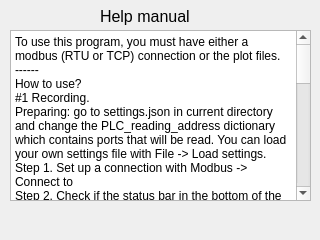
<?xml version="1.0" encoding="UTF-8"?>
<ui version="4.0">
 <class>MainWindow</class>
 <widget class="QMainWindow" name="MainWindow">
  <property name="geometry">
   <rect>
    <x>0</x>
    <y>0</y>
    <width>320</width>
    <height>240</height>
   </rect>
  </property>
  <property name="minimumSize">
   <size>
    <width>320</width>
    <height>240</height>
   </size>
  </property>
  <property name="maximumSize">
   <size>
    <width>320</width>
    <height>240</height>
   </size>
  </property>
  <property name="windowTitle">
   <string>About</string>
  </property>
  <widget class="QWidget" name="centralwidget">
   <widget class="QLabel" name="label">
    <property name="geometry">
     <rect>
      <x>100</x>
      <y>6</y>
      <width>141</width>
      <height>20</height>
     </rect>
    </property>
    <property name="font">
     <font>
      <family>Segoe UI</family>
      <pointsize>12</pointsize>
      <weight>50</weight>
      <italic>false</italic>
      <bold>false</bold>
     </font>
    </property>
    <property name="text">
     <string>Help manual</string>
    </property>
   </widget>
   <widget class="QPlainTextEdit" name="plainTextEdit">
    <property name="geometry">
     <rect>
      <x>10</x>
      <y>30</y>
      <width>301</width>
      <height>171</height>
     </rect>
    </property>
    <property name="verticalScrollBarPolicy">
     <enum>Qt::ScrollBarAlwaysOn</enum>
    </property>
    <property name="horizontalScrollBarPolicy">
     <enum>Qt::ScrollBarAlwaysOff</enum>
    </property>
    <property name="plainText">
     <string>To use this program, you must have either a modbus (RTU or TCP) connection or the plot files.
------
How to use?
#1 Recording.
Preparing: go to settings.json in current directory and change the PLC_reading_address dictionary which contains ports that will be read. You can load your own settings file with File -&gt; Load settings.
Step 1. Set up a connection with Modbus -&gt; Connect to
Step 2. Check if the status bar in the bottom of the window is green and click on Modbus -&gt; Start reading.
Name the channels before step 3 to show what each channel is related to (use the empty fields in the left sidebar). Those names will be saved with the logs.
Step 3. After recording everything you need, click on File -&gt; Save logs and plots (.csv or .xlsx). The logs will save too.

#2 Reading the records
To read the records, use the File -&gt; Open from file. After that the current connection will be terminated for file reading.
------
Menu file:
load settings: load a json file with connection settings, path to the file is defined by the user.
save logs and plots:
■ csv: creates files that store the plot and the logs in current directory
■ xlsx: creates files that store the plot and the logs in current directory.
Note that *.xlsx files always load very long
------
Menu modbus:
■ connect to: creates a connection
■ disconnect: stops current connection
■ start/stop: similar to play/pause, these options can't be used when there's no connection and don't affect it
-----
Inputs:
■ auto scale: only used when recording; automatically moves the plot along x axis and sets the view range depending on value of &quot;time range&quot;
■ time range: sets the view range of the plot
■ delay:sets the delay between requests (in ms)</string>
    </property>
   </widget>
  </widget>
  <widget class="QMenuBar" name="menubar">
   <property name="geometry">
    <rect>
     <x>0</x>
     <y>0</y>
     <width>320</width>
     <height>21</height>
    </rect>
   </property>
  </widget>
 </widget>
 <resources/>
 <connections/>
</ui>
